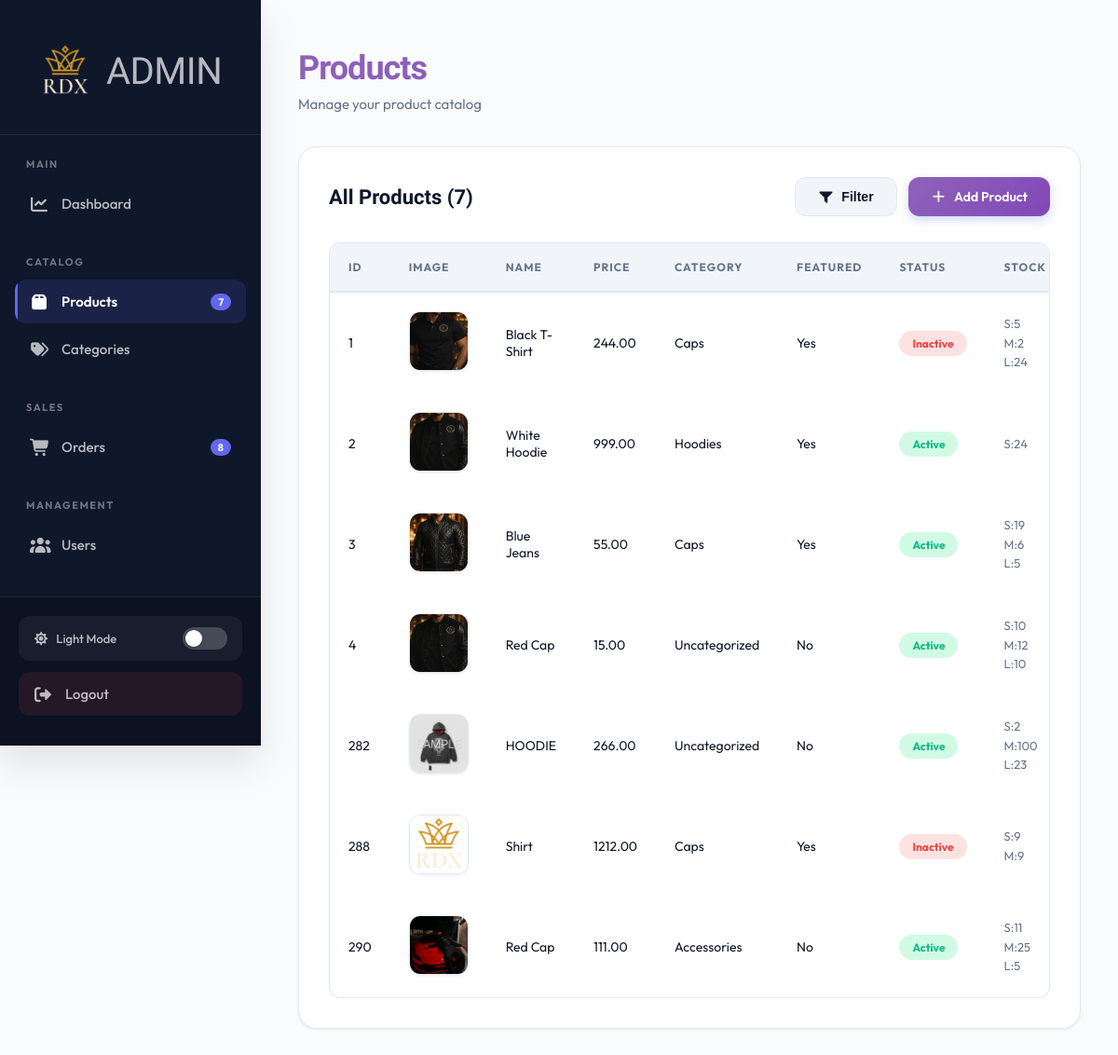
/admin/products.php (signed in), run on the app's committed database.
### tables this page shows
CREATE TABLE `products` (
  `id` int(11) NOT NULL,
  `name` varchar(255) NOT NULL,
  `price` decimal(10,2) NOT NULL,
  `description` text DEFAULT NULL,
  `image` varchar(255) DEFAULT NULL,
  `category_id` int(11) DEFAULT NULL,
  `featured` tinyint(1) DEFAULT 0,
  `status` enum('active','inactive') DEFAULT 'active',
  `created_at` timestamp NOT NULL DEFAULT current_timestamp()
);

CREATE TABLE `categories` (
  `id` int(11) NOT NULL,
  `name` varchar(100) NOT NULL,
  `status` enum('active','inactive') DEFAULT 'active'
);

CREATE TABLE `product_sizes` (
  `id` int(11) NOT NULL,
  `product_id` int(11) NOT NULL,
  `size` enum('S','M','L') NOT NULL,
  `stock` int(11) DEFAULT 0
);

### admin/products.php (the view, shortened to what this page needs)
<?php
require_once __DIR__ . '/../includes/init.php';
require_once __DIR__ . '/../includes/admin_header.php';
?>
<body>
<?php require_once __DIR__ . '/../includes/admin_nav.php' ?>
<div class="main-content">
    <div class="page-header">
        <h1>Products</h1>
        <p class="page-subtitle">Manage your product catalog</p>
    </div>
    <div class="container">
        <div class="container-header">
            <h2 class="container-title">All Products (<?= $countValue; ?>)</h2>
            <div class="btn-group">
                <button class="btn btn-secondary">
                    <i class="fas fa-filter"></i>
                    Filter
                </button>
                <a href="add-product.php" class="btn btn-primary"><i class="fas fa-plus"></i> Add Product</a>
            </div>
        </div>
        <div class="table-wrapper">
            <table>
                <thead>
                    <tr>
                        <th>ID</th>
                        <th>Image</th>
                        <th>Name</th>
                        <th>Price</th>
                        <th>Category</th>
                        <th>Featured</th>
                        <th>Status</th>
                        <th>Stock</th>
                    </tr>
                </thead>
                <tbody>
                    <?php
                        $query = "SELECT products.*, categories.name AS category_name
                            FROM products
                            LEFT JOIN categories
                            ON products.category_id = categories.id";
                        $result = mysqli_query($conn, $query);
                        while ($row = mysqli_fetch_assoc($result)) {
                    ?>
                    <tr>
                        <td>
                            <?php echo $row['id']; ?>
                        </td>
                        <td>
                            <img src="../images/products/<?php echo $row['image']; ?>" class="product-img">
                        </td>
                        <td>
                            <?php echo $row['name'] ;?>
                        </td>
                        <td>
                            <?php echo $row['price'] ;?>
                        </td>
                        <td>
                            <?php if ($row['category_name'] != '') {
                                echo $row['category_name'];
                            } else {
                                echo 'No Category';
                            }
                            ?>
                        </td>
                        <td>
                            <?php
                            echo (($row['featured']) ? "Yes" : "No");
                            ?>
                        </td>
                        <td>
                            <?php if ($row['status'] === 'active') { ?>
                            <span class="badge active">Active</span>
                            <?php } else { ?>
                            <span class="badge inactive">Inactive</span>
                            <?php } ?>
                        </td>
                        <td class="stock-info">
                            <div class="stock-item">
                            <?php
                            $pid = $row['id'];
                            $sizeQuery = "SELECT size, stock FROM product_sizes WHERE product_id = $pid";
                            $sizeResult = mysqli_query($conn, $sizeQuery);
                            while ($sizeRow = mysqli_fetch_assoc($sizeResult)) {
                            echo $sizeRow['size'] . ":" . $sizeRow['stock'] . "<br>";
                            }
                            ?>
                            </div>
                        </td>
                    </tr>
            </tbody>
                <?php } ?>
            </table>
        </div>
    </div>
</div>
    <?php require_once __DIR__ . '/../includes/admin_footer.php'; ?>

### css/admin.css (style rules this page uses)
:root { --bg-primary: #fafbfc; --bg-secondary: #ffffff; --bg-sidebar: #0f172a; --bg-hover: #f1f5f9; --text-primary: #0f172a; --text-secondary: #64748b; --text-sidebar: #e2e8f0; --border-color: #e2e8f0; --shadow: 0 1px 3px rgba(0, 0, 0, 0.08); --shadow-md: 0 4px 6px rgba(0, 0, 0, 0.07); --shadow-lg: 0 10px 25px rgba(0, 0, 0, 0.08); --shadow-xl: 0 20px 40px rgba(0, 0, 0, 0.1); --accent: #6366f1; --accent-hover: #4f46e5; --accent-light: #eef2ff; --success: #10b981; --success-light: #d1fae5; --error: #ef4444; --error-light: #fee2e2; --warning: #f59e0b; --warning-light: #fef3c7; --info: #3b82f6; --info-light: #dbeafe; --gradient: linear-gradient(135deg, #8e63b9 0%, #8148b9 100%); }
* { margin: 0px; padding: 0px; box-sizing: border-box; }
body { font-family: 'Outfit', -apple-system, BlinkMacSystemFont, sans-serif; background: var(--bg-primary); color: var(--text-primary); transition: background 0.4s ease, color 0.4s ease; overflow-x: hidden; }
.main-content { margin-left: 280px; min-height: 100vh; padding: 32px 40px; transition: margin-left 0.3s ease; }
.page-header { margin-bottom: 36px; animation: fadeInDown 0.6s ease; }
.page-header h1 { font-size: 36px; font-weight: 800; margin-bottom: 8px; font-family: 'Sora', sans-serif; letter-spacing: -1px; background: var(--gradient); -webkit-background-clip: text; -webkit-text-fill-color: transparent; background-clip: text; }
.page-subtitle { color: var(--text-secondary); font-size: 15px; font-weight: 400; }
.container { background: var(--bg-secondary); padding: 32px; border-radius: 20px; box-shadow: var(--shadow); border: 1px solid var(--border-color); margin-bottom: 24px; animation: fadeInUp 0.6s ease 0.3s both; }
.container-header { display: flex; justify-content: space-between; align-items: center; margin-bottom: 28px; flex-wrap: wrap; gap: 16px; }
.container-title { font-size: 22px; font-weight: 700; color: var(--text-primary); font-family: 'Sora', sans-serif; }
.table-wrapper { overflow-x: auto; border-radius: 12px; border: 1px solid var(--border-color); }
table { width: 100%; border-collapse: separate; border-spacing: 0; }
thead { background: var(--bg-hover); }
th { padding: 18px 20px; text-align: left; font-weight: 700; font-size: 12px; text-transform: uppercase; letter-spacing: 1px; color: var(--text-secondary); border-bottom: 2px solid var(--border-color); white-space: nowrap; }
td { padding: 20px; border-bottom: 1px solid var(--border-color); font-size: 14px; color: var(--text-primary); user-select: none; }
tbody tr { transition: all 0.2s ease; }
tbody tr:last-child td { border-bottom: none; }
.product-img { width: 64px; height: 64px; object-fit: cover; border-radius: 12px; border: 1px solid var(--border-color); box-shadow: var(--shadow); }
.badge { display: inline-flex; align-items: center; gap: 6px; padding: 6px 14px; border-radius: 20px; font-size: 12px; font-weight: 700; white-space: nowrap; }
.badge.active { background: var(--success-light); color: var(--success); }
.badge.active::before { background: var(--success); }
.badge.inactive { background: var(--error-light); color: var(--error); }
.badge.inactive::before { background: var(--error); }
.stock-info { font-size: 13px; line-height: 1.6; }
.stock-item { color: var(--text-secondary); }
.btn-group { display: flex; gap: 12px; align-items: center; flex-wrap: wrap; }
.btn { display: inline-flex; align-items: center; gap: 8px; padding: 12px 24px; border-radius: 12px; font-size: 14px; font-weight: 600; border: none; cursor: pointer; transition: all 0.2s cubic-bezier(0.4, 0, 0.2, 1); text-decoration: none; white-space: nowrap; }
.btn-primary { background: var(--gradient); color: white; box-shadow: 0 4px 12px rgba(102, 126, 234, 0.3); }
.btn-secondary { background: var(--bg-hover); color: var(--text-primary); border: 1px solid var(--border-color); }

### data on the page
products: id "1", image (picture), name "Black T-Shirt", price "244.00", category.name "Caps", featured "Yes", status "Inactive"
product_sizes: size "S", stock "5"
product_sizes: size "M", stock "2"
product_sizes: size "L", stock "24"
products: id "2", image (picture), name "White Hoodie", price "999.00", category.name "Hoodies", featured "Yes", status "Active"
product_sizes: size "S", stock "24"
products: id "3", image (picture), name "Blue Jeans", price "55.00", category.name "Caps", featured "Yes", status "Active"
product_sizes: size "S", stock "19"
product_sizes: size "M", stock "6"
product_sizes: size "L", stock "5"
products: id "4", image (picture), name "Red Cap", price "15.00", category.name "Uncategorized", featured "No", status "Active"
product_sizes: size "S", stock "10"
product_sizes: size "M", stock "12"
product_sizes: size "L", stock "10"
products: id "282", image (picture), name "HOODIE", price "266.00", category.name "Uncategorized", featured "No", status "Active"
product_sizes: size "S", stock "2"
product_sizes: size "M", stock "100"
product_sizes: size "L", stock "23"
products: id "288", image (picture), name "Shirt", price "1212.00", category.name "Caps", featured "Yes", status "Inactive"
product_sizes: size "S", stock "9"
product_sizes: size "M", stock "9"
products: id "290", image (picture), name "Red Cap", price "111.00", category.name "Accessories", featured "No", status "Active"
product_sizes: size "S", stock "11"
product_sizes: size "M", stock "25"
product_sizes: size "L", stock "5"

### other printed values
$countValue "7"
